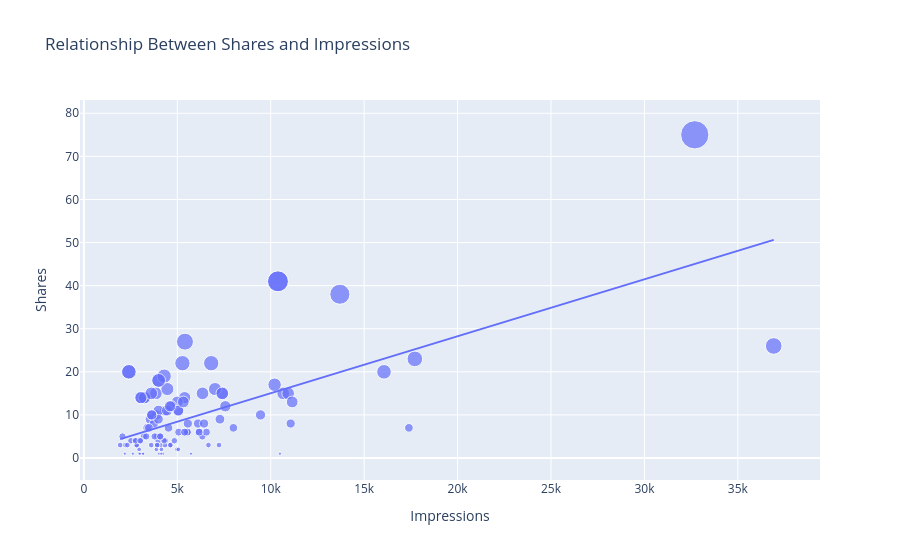

Here is the notebook cell this chart was saved with:
### Markdown cell above
it looks like the number of comments we get on a post doesn't affect its reach.

Now let's have a look at the relationship between the number of shares and the number of impressions:

### Code cell
figure = px.scatter(data_frame = data, x="Impressions", y="Shares", size="Shares", trendline="ols", title = "Relationship Between Shares and Impressions")
figure.show()
